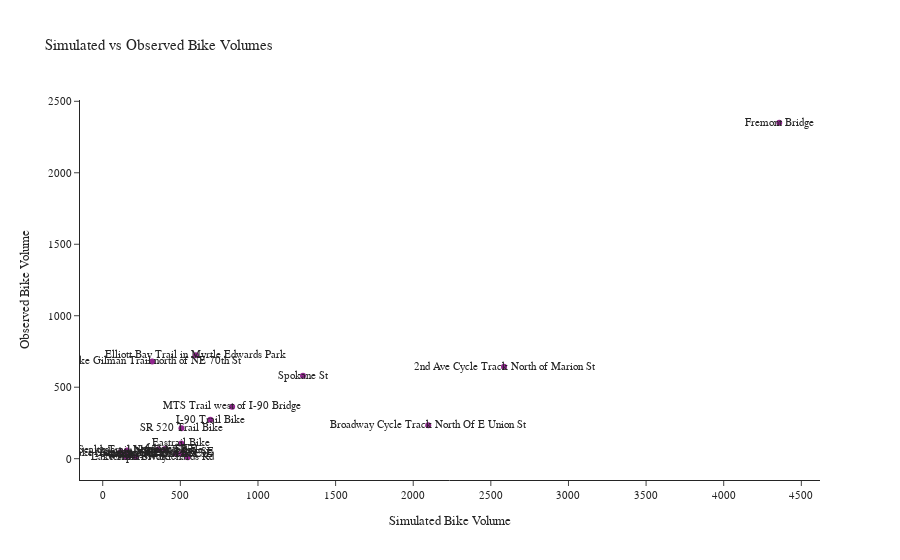

The notebook cell this image was saved under:
### Code cell
# Create scatter plot of @bvol vs observed_counts
fig = px.scatter(df, x='@bvol', y='observed_counts', text='location',
                 labels={'location': 'location', '@bvol': 'Simulated Bike Volume', 'observed_counts': 'Observed Bike Volume'},
                 title='Simulated vs Observed Bike Volumes',
)
fig.show()

### Figure 1 — Plotly figure (JSON) as saved in the notebook; plotly's stock layout.template omitted (floating-point values rounded to 4 significant figures)
{"data": [{"hovertemplate": "Simulated Bike Volume=%{x}<br>Observed Bike Volume=%{y}<br>location=%{text}<extra></extra>", "legendgroup": "", "marker": {"color": "#91268F", "symbol": "circle"}, "mode": "markers+text", "name": "", "orientation": "v", "showlegend": false, "text": ["Fremont Bridge", "Spokane St", "2nd Ave Cycle Track North of Marion St", "Broadway Cycle Track North Of E Union St", "Burke Gilman Trail north of NE 70th St", "Chief Sealth Trail North of Thistle", "MTS Trail west of I-90 Bridge", "112th Ave NE ", "114th Ave SE ", "116th Ave NE", "Eastrail Bike", "Lake Hills Blvd", "Richards Rd", "W Lake Sammamish Pkwy SE", "I-90 Trail Bike", "SR 520 Trail Bike", "Elliott Bay Trail in Myrtle Edwards Park", "108th Ave SE", "118th Ave SE", "140th Ave SE", "145th Pl SE ", "164th Ave NE ", "Main St", "Newport Way"], "type": "scatter", "x": [4358.0, 1290.0, 2585.0, 2097.0, 318.7, 156.5, 833.7, 116.1, 357.8, 400.2, 506.3, 150.8, 547.5, 151.0, 693.5, 507.0, 600.1, 169.0, 518.4, 507.5, 471.7, 159.1, 170.2, 213.5], "xaxis": "x", "y": [2350, 580, 643, 234, 679, 57, 364, 46, 65, 67, 107, 12, 10, 38, 272, 212, 723, 35, 43, 34, 34, 28, 23, 12], "yaxis": "y"}], "layout": {"legend": {"tracegroupgap": 0}, "title": {"text": "Simulated vs Observed Bike Volumes"}, "xaxis": {"anchor": "y", "domain": [0, 1], "title": {"text": "Simulated Bike Volume"}}, "yaxis": {"anchor": "x", "domain": [0, 1], "title": {"text": "Observed Bike Volume"}}}}
